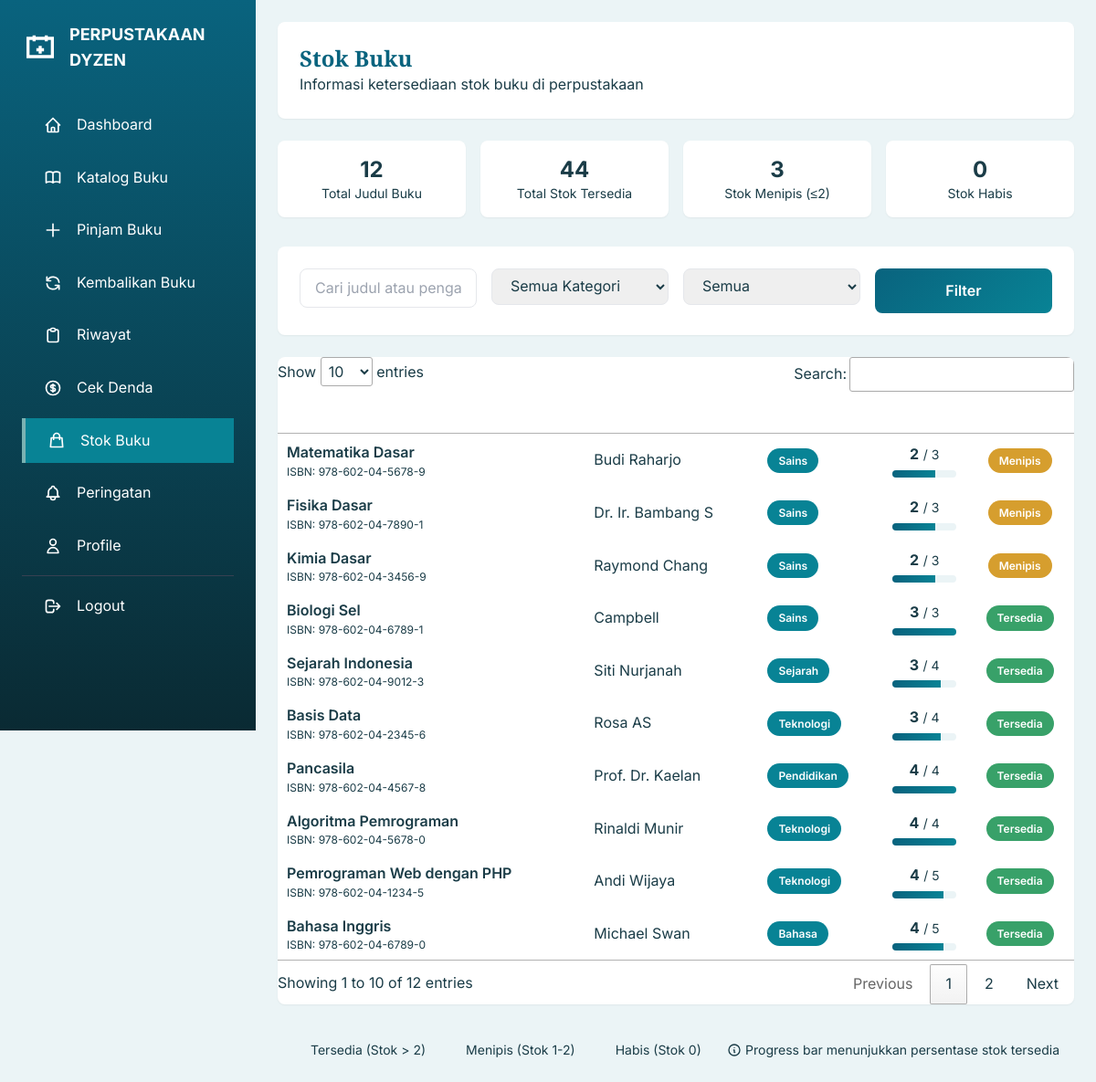
Page /page/user/stock_buku.php (signed in) on the committed database.
### tables this page shows
CREATE TABLE IF NOT EXISTS `buku` (
    `id` INT(11) NOT NULL AUTO_INCREMENT,
    `judul` VARCHAR(200) NOT NULL,
    `pengarang` VARCHAR(100) NOT NULL,
    `penerbit` VARCHAR(100) DEFAULT NULL,
    `tahun_terbit` YEAR DEFAULT NULL,
    `isbn` VARCHAR(20) DEFAULT NULL,
    `kategori` VARCHAR(50) DEFAULT NULL,
    `deskripsi` TEXT,
    `cover` VARCHAR(255) DEFAULT NULL,
    `stok` INT(11) NOT NULL DEFAULT 0,
    `stok_tersedia` INT(11) NOT NULL DEFAULT 0,
    `status` ENUM('aktif', 'nonaktif') NOT NULL DEFAULT 'aktif',
    `created_at` TIMESTAMP NOT NULL DEFAULT CURRENT_TIMESTAMP,
    `updated_at` TIMESTAMP NOT NULL DEFAULT CURRENT_TIMESTAMP ON UPDATE CURRENT_TIMESTAMP,
    PRIMARY KEY (`id`),
    UNIQUE KEY `isbn` (`isbn`),
    KEY `idx_kategori` (`kategori`),
    KEY `idx_status` (`status`)
);

### config/data_base.php (called while the page is built, shortened)
<?php
function e($string, $flags = ENT_QUOTES) {
    return htmlspecialchars($string ?? '', $flags, 'UTF-8');
}

### page/user/stock_buku.php (the view, shortened to what this page needs)
<?php
require_once '../../config/data_base.php';
$search = isset($_GET['search']) ? sanitize($_GET['search']) : '';
$min_stock = isset($_GET['min_stock']) ? (int)$_GET['min_stock'] : 0;
$query = "SELECT * FROM buku WHERE status = 'aktif'";
$params = [];
$query .= " ORDER BY stok_tersedia ASC";
$stmt = $pdo->prepare($query);
$stmt->execute($params);
$books = $stmt->fetchAll();
$total_books = $pdo->query("SELECT COUNT(*) as total FROM buku WHERE status = 'aktif'")->fetch()['total'];
$total_stock = $pdo->query("SELECT SUM(stok_tersedia) as total FROM buku WHERE status = 'aktif'")->fetch()['total'];
$low_stock = $pdo->query("SELECT COUNT(*) as total FROM buku WHERE status = 'aktif' AND stok_tersedia <= 2")->fetch()['total'];
$out_of_stock = $pdo->query("SELECT COUNT(*) as total FROM buku WHERE status = 'aktif' AND stok_tersedia = 0")->fetch()['total'];
?>
<!DOCTYPE html>
<html lang="id">
<head>
    <link href="https://cdn.jsdelivr.net/npm/tailwindcss@2/dist/tailwind.min.css" rel="stylesheet">
    <link href="https://cdn.datatables.net/1.13.4/css/jquery.dataTables.min.css" rel="stylesheet">
    <link rel="stylesheet" href="../../assets/css/style.css">
</head>
<body>
    <?php include 'sidebar_user.php'; ?>
    <div class="main-content">
        <header class="bg-white rounded-lg shadow-sm p-6 mb-6">
            <div>
                <h1 class="text-2xl font-playfair font-bold text-primary">Stok Buku</h1>
                <p class="text-text-light">Informasi ketersediaan stok buku di perpustakaan</p>
            </div>
        </header>
        <div class="grid grid-cols-2 md:grid-cols-4 gap-4 mb-8">
            <div class="bg-white rounded-lg shadow-sm p-4 text-center">
                <p class="text-2xl font-bold text-primary"><?= $total_books ?></p>
                <p class="text-text-light text-sm">Total Judul Buku</p>
            </div>
            <div class="bg-white rounded-lg shadow-sm p-4 text-center">
                <p class="text-2xl font-bold text-success"><?= $total_stock ?></p>
                <p class="text-text-light text-sm">Total Stok Tersedia</p>
            </div>
            <div class="bg-white rounded-lg shadow-sm p-4 text-center">
                <p class="text-2xl font-bold text-warning"><?= $low_stock ?></p>
                <p class="text-text-light text-sm">Stok Menipis (≤2)</p>
            </div>
            <div class="bg-white rounded-lg shadow-sm p-4 text-center">
                <p class="text-2xl font-bold text-danger"><?= $out_of_stock ?></p>
                <p class="text-text-light text-sm">Stok Habis</p>
            </div>
        </div>
        <div class="bg-white rounded-lg shadow-sm p-6 mb-6">
            <form method="GET" action="" class="grid md:grid-cols-4 gap-4">
                <div>
                    <input type="text" name="search" placeholder="Cari judul atau pengarang..."
                           value="<?= e($search) ?>"
                           class="w-full px-4 py-2 border border-accent rounded-lg focus:outline-none focus:border-primary">
                </div>
                <div>
                    <select name="kategori" class="w-full px-4 py-2 border border-accent rounded-lg focus:outline-none focus:border-primary">
                        <option value="">Semua Kategori</option>
                    </select>
                </div>
                <div>
                    <select name="min_stock" class="w-full px-4 py-2 border border-accent rounded-lg focus:outline-none focus:border-primary">
                        <option value="0" <?= $min_stock == 0 ? 'selected' : '' ?>>Semua</option>
                    </select>
                </div>
                <div>
                    <button type="submit" class="btn-primary w-full">Filter</button>
                </div>
            </form>
        </div>
        <div class="bg-white rounded-lg shadow-sm overflow-hidden">
            <div class="overflow-x-auto">
                <table id="stockTable" class="w-full">
                    <thead class="bg-gradient-to-r from-primary to-secondary text-white">
                        <tr>
                            <th class="px-6 py-3 text-left">Judul Buku</th>
                            <th class="px-6 py-3 text-left">Pengarang</th>
                            <th class="px-6 py-3 text-left">Kategori</th>
                            <th class="px-6 py-3 text-center">Stok</th>
                            <th class="px-6 py-3 text-center">Status</th>
                        </tr>
                    </thead>
                    <tbody>
                        <?php foreach ($books as $book): ?>
                            <?php
                            $stock_percentage = ($book['stok_tersedia'] / max(1, $book['stok'])) * 100;
                            $stock_status = '';
                            $status_color = '';
                            if ($book['stok_tersedia'] == 0) {
                                $stock_status = 'Habis';
                                $status_color = 'text-danger';
                            } elseif ($book['stok_tersedia'] <= 2) {
                                $stock_status = 'Menipis';
                                $status_color = 'text-warning';
                            } else {
                                $stock_status = 'Tersedia';
                                $status_color = 'text-success';
                            }
                            ?>
                            <tr class="border-b hover:bg-light">
                                <td class="px-6 py-3">
                                    <div class="font-semibold"><?= e($book['judul']) ?></div>
                                    <div class="text-xs text-text-light">ISBN: <?= e($book['isbn']) ?></div>
                                </td>
                                <td class="px-6 py-3"><?= e($book['pengarang']) ?></td>
                                <td class="px-6 py-3">
                                    <span class="badge badge-info"><?= e($book['kategori']) ?></span>
                                </td>
                                <td class="px-6 py-3">
                                    <div class="text-center">
                                        <span class="font-bold <?= $status_color ?>"><?= $book['stok_tersedia'] ?></span>
                                        <span class="text-text-light text-sm"> / <?= $book['stok'] ?></span>
                                        <div class="progress-bar mt-1">
                                            <div class="progress-fill bg-gradient-to-r from-primary to-secondary"
                                                 style="width: <?= $stock_percentage ?>%"></div>
                                        </div>
                                    </div>
                                </td>
                                <td class="px-6 py-3 text-center">
                                    <span class="badge
                                        <?= $book['stok_tersedia'] == 0 ? 'badge-danger' : ($book['stok_tersedia'] <= 2 ? 'badge-warning' : 'badge-success') ?>">
                                        <?= $stock_status ?>
                                    </span>
                                </td>
                            </tr>
                        <?php endforeach; ?>
                    </tbody>
                </table>
            </div>
        </div>
        <div class="bg-light rounded-lg p-4 mt-6">
            <div class="flex flex-wrap gap-6 text-sm">
                <div class="flex items-center">
                    <div class="w-3 h-3 bg-success rounded-full mr-2"></div>
                    <span>Tersedia (Stok > 2)</span>
                </div>
                <div class="flex items-center">
                    <div class="w-3 h-3 bg-warning rounded-full mr-2"></div>
                    <span>Menipis (Stok 1-2)</span>
                </div>
                <div class="flex items-center">
                    <div class="w-3 h-3 bg-danger rounded-full mr-2"></div>
                    <span>Habis (Stok 0)</span>
                </div>
                <div class="flex items-center ml-auto">
                    <svg class="w-4 h-4 text-primary mr-1" fill="none" stroke="currentColor" viewBox="0 0 24 24">
                        <path stroke-linecap="round"stroke-linejoin="round" stroke-width="2" d="M13 16h-1v-4h-1m1-4h.01M21 12a9 9 0 11-18 0 9 9 0 0118 0z"/>
                    </svg>
                    <span class="text-text-light">Progress bar menunjukkan persentase stok tersedia</span>
                </div>
            </div>
        </div>
    </div>
</body>
</html>

### assets/css/style.css (style rules this page uses)
:root { --color-primary: #09637E; --color-secondary: #088395; --color-accent: #7AB2B2; --color-light: #EBF4F6; --color-white: #FFFFFF; --color-dark: #0A2A33; --color-danger: #E53E3E; --color-success: #38A169; --color-warning: #D69E2E; --color-text: #1A3C47; --color-text-light: #6B9EA8; --shadow-sm: 0 1px 2px 0 rgb(0 0 0 / 0.05); --shadow-md: 0 4px 6px -1px rgb(0 0 0 / 0.1); --shadow-lg: 0 10px 15px -3px rgb(0 0 0 / 0.1); --shadow-xl: 0 20px 25px -5px rgb(0 0 0 / 0.1); --transition-fast: 150ms ease; --transition-normal: 250ms ease; --transition-slow: 350ms ease; --radius-sm: 0.375rem; --radius-md: 0.5rem; --radius-lg: 0.75rem; --radius-xl: 1rem; }
* { margin: 0; padding: 0; box-sizing: border-box; }
body { font-family: 'Inter', sans-serif; color: var(--color-text); background-color: var(--color-light); line-height: 1.6; overflow-x: hidden; }
h1, h2, h3, h4, h5, h6 { font-family: 'Playfair Display', serif; font-weight: 700; line-height: 1.2; color: var(--color-primary); }
.btn-primary { background: linear-gradient(135deg, var(--color-primary), var(--color-secondary)); color: var(--color-white); padding: 0.75rem 1.5rem; border-radius: var(--radius-md); font-weight: 600; transition: all var(--transition-normal); border: none; cursor: pointer; position: relative; overflow: hidden; }
.badge { display: inline-flex; align-items: center; padding: 0.25rem 0.75rem; border-radius: 9999px; font-size: 0.75rem; font-weight: 600; }
.badge-success { background: var(--color-success); color: white; }
.badge-warning { background: var(--color-warning); color: white; }
.badge-info { background: var(--color-secondary); color: white; }
.progress-bar { width: 100%; height: 8px; background: var(--color-light); border-radius: 4px; overflow: hidden; }
.progress-fill { height: 100%; background: linear-gradient(90deg, var(--color-primary), var(--color-secondary)); transition: width var(--transition-normal); }

### page/user/stock_buku.php (style rules this page uses)
.main-content { margin-left: 280px; padding: 1.5rem; }
.progress-bar { height: 8px; background: var(--color-light); border-radius: 4px; overflow: hidden; }
.progress-fill { height: 100%; transition: width 0.3s; }

### rows in the picture
buku: judul "Matematika Dasar", isbn "978-602-04-5678-9", pengarang "Budi Raharjo", kategori "Sains", stok_tersedia "2", stok "3", stok_tersedia "Menipis"
buku: judul "Fisika Dasar", isbn "978-602-04-7890-1", pengarang "Dr. Ir. Bambang S", kategori "Sains", stok_tersedia "2", stok "3", stok_tersedia "Menipis"
buku: judul "Kimia Dasar", isbn "978-602-04-3456-9", pengarang "Raymond Chang", kategori "Sains", stok_tersedia "2", stok "3", stok_tersedia "Menipis"
buku: judul "Sejarah Indonesia", isbn "978-602-04-9012-3", pengarang "Siti Nurjanah", kategori "Sejarah", stok_tersedia "3", stok "4", stok_tersedia "Tersedia"
buku: judul "Basis Data", isbn "978-602-04-2345-6", pengarang "Rosa AS", kategori "Teknologi", stok_tersedia "3", stok "4", stok_tersedia "Tersedia"
buku: judul "Biologi Sel", isbn "978-602-04-6789-1", pengarang "Campbell", kategori "Sains", stok_tersedia "3", stok "3", stok_tersedia "Tersedia"
buku: judul "Pemrograman Web dengan PHP", isbn "978-602-04-1234-5", pengarang "Andi Wijaya", kategori "Teknologi", stok_tersedia "4", stok "5", stok_tersedia "Tersedia"
buku: judul "Bahasa Inggris", isbn "978-602-04-6789-0", pengarang "Michael Swan", kategori "Bahasa", stok_tersedia "4", stok "5", stok_tersedia "Tersedia"
buku: judul "Pancasila", isbn "978-602-04-4567-8", pengarang "Prof. Dr. Kaelan", kategori "Pendidikan", stok_tersedia "4", stok "4", stok_tersedia "Tersedia"
buku: judul "Algoritma Pemrograman", isbn "978-602-04-5678-0", pengarang "Rinaldi Munir", kategori "Teknologi", stok_tersedia "4", stok "4", stok_tersedia "Tersedia"

### other values in the picture
$total_books "12"
$total_stock "44"
$low_stock "3"
$out_of_stock "0"
